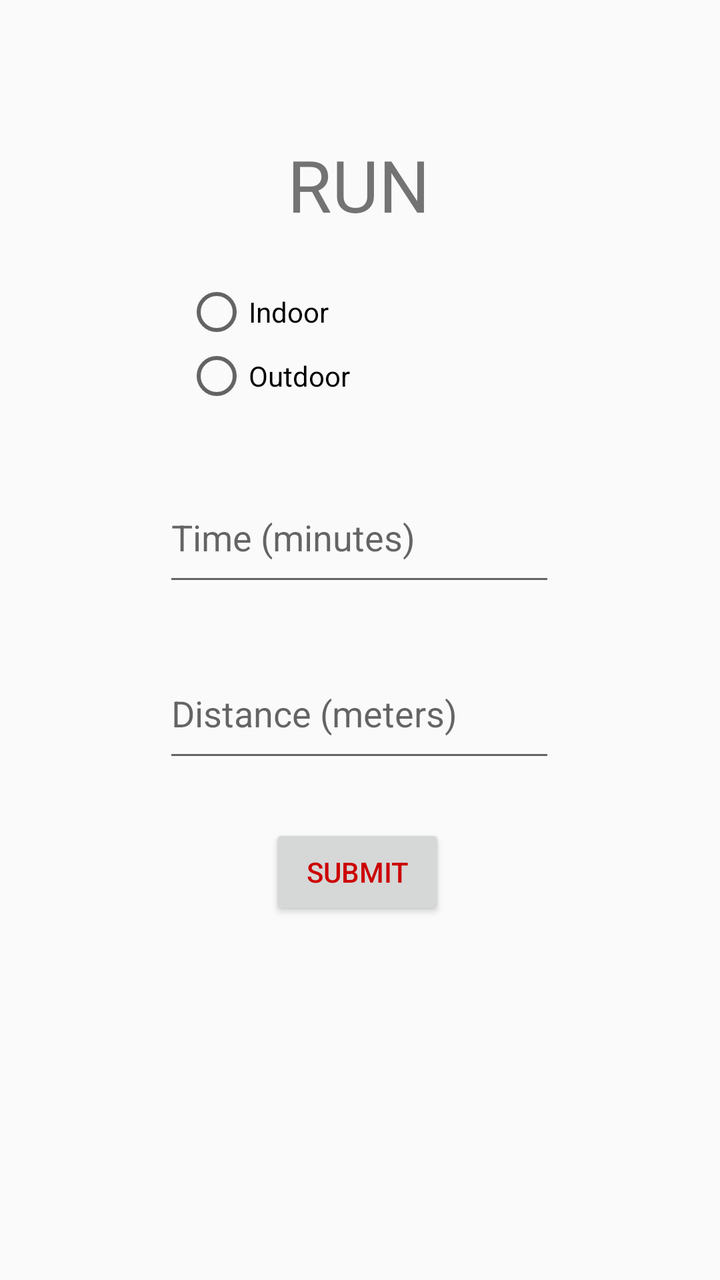
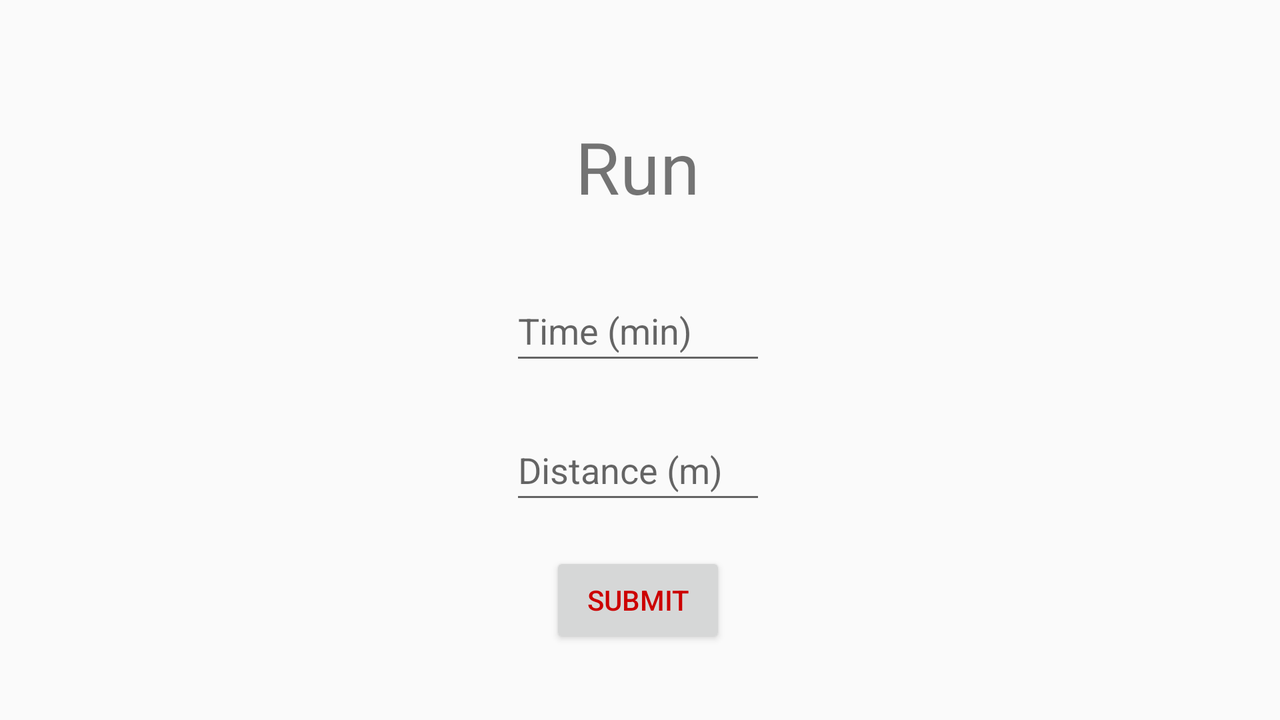

First picture: res/layout/ on a phone held upright. Second picture: the repository's own variant of that layout, on a device whose configuration matches the variant's folder. Source for both follows.
<!-- AndroidManifest.xml: application theme AppTheme -->
<!-- res/layout/activity_run.xml -->
<?xml version="1.0" encoding="utf-8"?>
<androidx.constraintlayout.widget.ConstraintLayout xmlns:android="http://schemas.android.com/apk/res/android"
    xmlns:app="http://schemas.android.com/apk/res-auto"
    xmlns:tools="http://schemas.android.com/tools"
    android:layout_width="match_parent"
    android:layout_height="match_parent"
    tools:context=".RunActivity">

    <TextView
        android:id="@+id/textView"
        android:layout_width="wrap_content"
        android:layout_height="wrap_content"
        android:layout_marginTop="68dp"
        android:text="RUN"
        android:textSize="36sp"
        app:layout_constraintEnd_toEndOf="parent"
        app:layout_constraintHorizontal_bias="0.498"
        app:layout_constraintStart_toStartOf="parent"
        app:layout_constraintTop_toTopOf="parent" />

    <EditText
        android:id="@+id/distance"
        android:layout_width="196dp"
        android:layout_height="62dp"
        android:layout_marginTop="88dp"
        android:ems="10"
        android:hint="Distance (meters)"
        android:inputType="textPersonName"
        app:layout_constraintEnd_toEndOf="parent"
        app:layout_constraintHorizontal_bias="0.497"
        app:layout_constraintStart_toStartOf="parent"
        app:layout_constraintTop_toTopOf="@+id/time" />

    <Button
        android:id="@+id/submitButton"
        android:layout_width="wrap_content"
        android:layout_height="wrap_content"
        android:layout_marginTop="88dp"
        android:onClick="applyButton"
        android:text="Submit"
        app:layout_constraintEnd_toEndOf="parent"
        app:layout_constraintHorizontal_bias="0.495"
        app:layout_constraintStart_toStartOf="parent"
        app:layout_constraintTop_toTopOf="@+id/distance" />

    <EditText
        android:id="@+id/time"
        android:layout_width="196dp"
        android:layout_height="62dp"
        android:layout_marginTop="96dp"
        android:ems="10"
        android:hint="Time (minutes)"
        android:inputType="textPersonName"
        app:layout_constraintEnd_toEndOf="parent"
        app:layout_constraintHorizontal_bias="0.497"
        app:layout_constraintStart_toStartOf="parent"
        app:layout_constraintTop_toTopOf="@+id/radioGroup" />

    <RadioGroup
        android:id="@+id/radioGroup"
        android:layout_width="174dp"
        android:layout_height="0dp"
        android:layout_marginTop="72dp"
        app:layout_constraintEnd_toEndOf="parent"
        app:layout_constraintHorizontal_bias="0.497"
        app:layout_constraintStart_toStartOf="parent"
        app:layout_constraintTop_toTopOf="@+id/textView">


        <RadioButton
            android:id="@+id/indoor"
            android:layout_width="match_parent"
            android:layout_height="wrap_content"
            android:text="Indoor" />

        <RadioButton
            android:id="@+id/outdoor"
            android:layout_width="match_parent"
            android:layout_height="wrap_content"
            android:text="Outdoor" />

    </RadioGroup>
</androidx.constraintlayout.widget.ConstraintLayout>
<!-- resources referenced by this layout -->
<resources>
  <style name="AppTheme" parent="Theme.AppCompat.Light.NoActionBar">
          
          <item name="colorPrimary">@color/colorPrimary</item>
          <item name="colorPrimaryDark">@color/colorPrimaryDark</item>
          <item name="colorAccent">@color/colorAccent</item>
  
          <item name="android:textColorPrimary">@android:color/holo_red_dark</item>
  
      </style>
  <color name="colorPrimary">#6200EE</color>
  <color name="colorPrimaryDark">#3700B3</color>
  <color name="colorAccent">#03DAC5</color>
</resources>
<!-- res/layout-land/activity_run.xml (the repository's variant of the layout above) -->
<!-- drawn on the phone turned sideways -->
<?xml version="1.0" encoding="utf-8"?>
<androidx.constraintlayout.widget.ConstraintLayout xmlns:android="http://schemas.android.com/apk/res/android"
    xmlns:app="http://schemas.android.com/apk/res-auto"
    xmlns:tools="http://schemas.android.com/tools"
    android:layout_width="match_parent"
    android:layout_height="match_parent"
    tools:context=".RunActivity">

    <TextView
        android:id="@+id/textView"
        android:layout_width="wrap_content"
        android:layout_height="wrap_content"
        android:text="@string/run"
        android:textSize="36sp"
        app:layout_constraintBottom_toBottomOf="parent"
        app:layout_constraintEnd_toEndOf="parent"
        app:layout_constraintHorizontal_bias="0.498"
        app:layout_constraintStart_toStartOf="parent"
        app:layout_constraintTop_toTopOf="parent"
        app:layout_constraintVertical_bias="0.189" />

    <Button
        android:id="@+id/submitButton"
        android:layout_width="wrap_content"
        android:layout_height="wrap_content"
        android:onClick="applyButton"
        android:text="@string/submit"
        app:layout_constraintBottom_toBottomOf="parent"
        app:layout_constraintEnd_toEndOf="parent"
        app:layout_constraintHorizontal_bias="0.498"
        app:layout_constraintStart_toStartOf="parent"
        app:layout_constraintTop_toBottomOf="@+id/distance"
        app:layout_constraintVertical_bias="0.343" />

    <EditText
        android:id="@+id/time"
        android:layout_width="128dp"
        android:layout_height="47dp"
        android:ems="10"
        android:hint="@string/time"
        android:inputType="number"
        app:layout_constraintBottom_toBottomOf="parent"
        app:layout_constraintEnd_toEndOf="parent"
        app:layout_constraintHorizontal_bias="0.498"
        app:layout_constraintStart_toStartOf="parent"
        app:layout_constraintTop_toBottomOf="@+id/textView"
        app:layout_constraintVertical_bias="0.16" />

    <EditText
        android:id="@+id/distance"
        android:layout_width="128dp"
        android:layout_height="47dp"
        android:ems="10"
        android:hint="@string/distance"
        android:inputType="number"
        app:layout_constraintBottom_toBottomOf="parent"
        app:layout_constraintEnd_toEndOf="parent"
        app:layout_constraintHorizontal_bias="0.498"
        app:layout_constraintStart_toStartOf="parent"
        app:layout_constraintTop_toBottomOf="@+id/time"
        app:layout_constraintVertical_bias="0.181" />

</androidx.constraintlayout.widget.ConstraintLayout>
<!-- resources referenced by the variant -->
<!-- as the phone turned sideways resolves them -->
<resources>
  <string name="distance">Distance (m)</string>
  <string name="run">Run</string>
  <string name="submit">Submit</string>
  <string name="time">Time (min)</string>
  <style name="AppTheme" parent="Theme.AppCompat.Light.NoActionBar">
          
          <item name="colorPrimary">@color/colorPrimary</item>
          <item name="colorPrimaryDark">@color/colorPrimaryDark</item>
          <item name="colorAccent">@color/colorAccent</item>
  
          <item name="android:textColorPrimary">@android:color/holo_red_dark</item>
  
      </style>
  <color name="colorPrimary">#6200EE</color>
  <color name="colorPrimaryDark">#3700B3</color>
  <color name="colorAccent">#03DAC5</color>
</resources>
